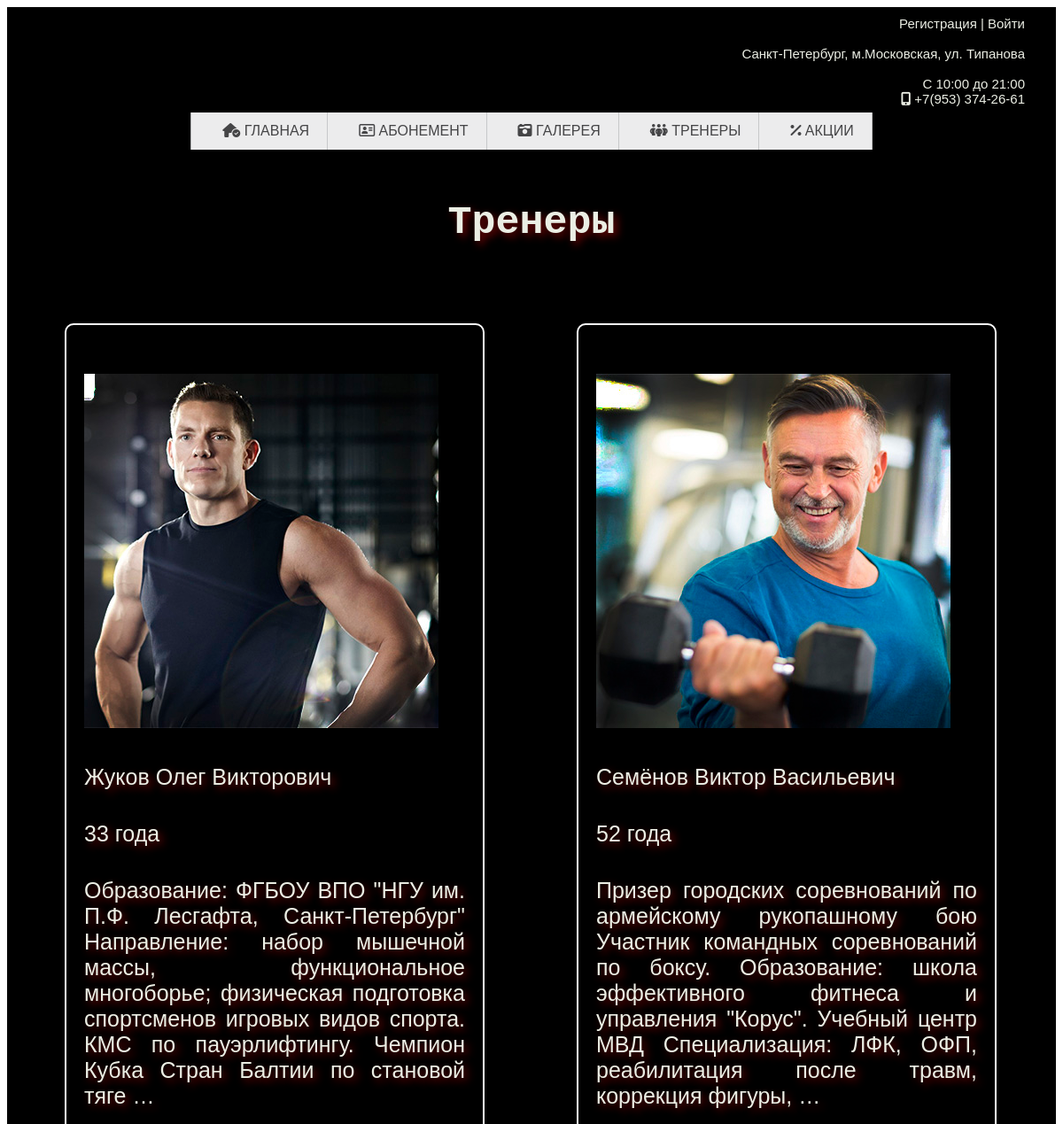
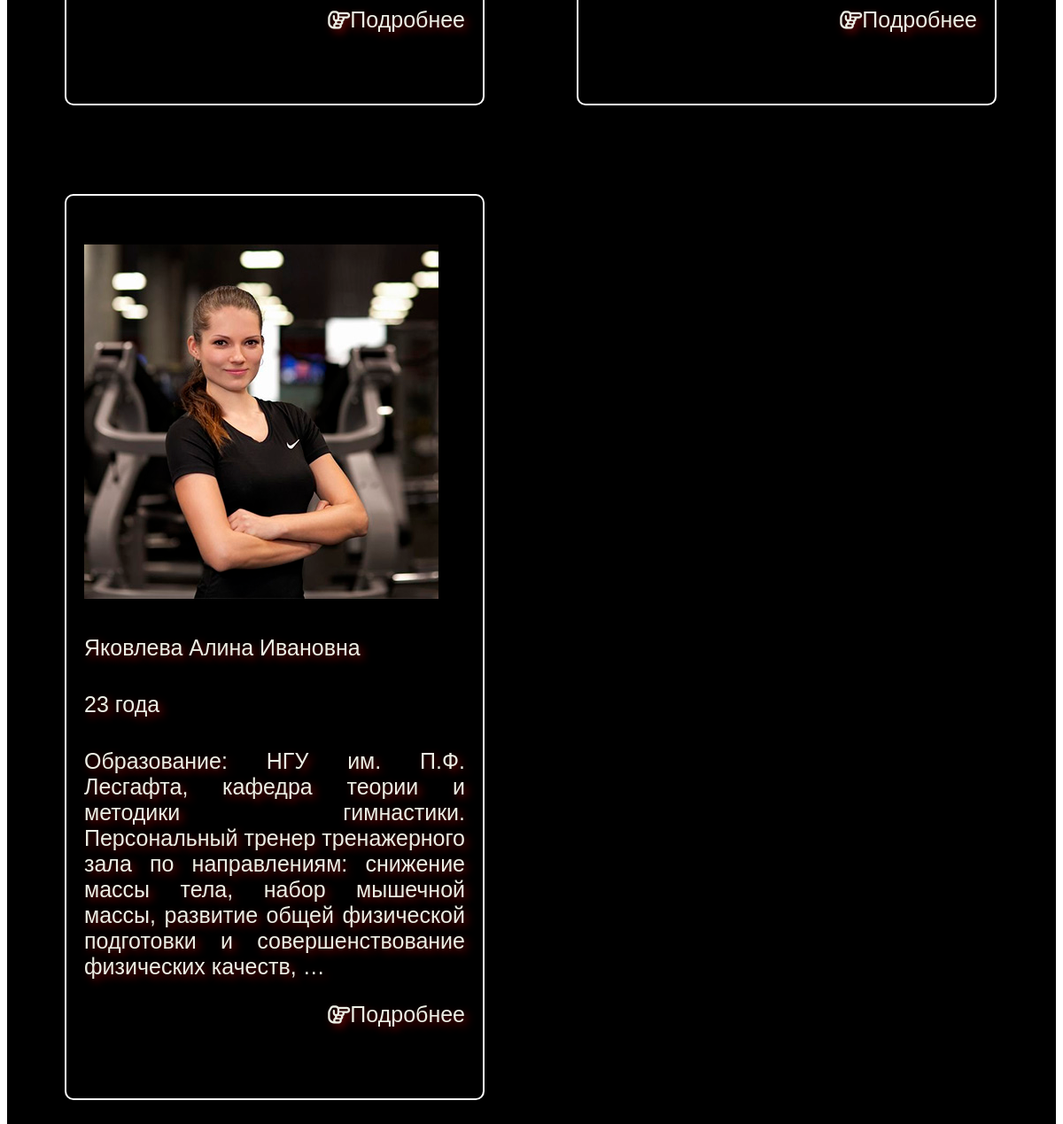
The app's page /trainer/ with its own data (2 pictures, top to bottom).
### Gym_at_the_Moscow/models.py (models this page shows, shortened)
class Trainer(models.Model):
    full_name = models.CharField("ФИО", max_length=40)
    age = models.IntegerField("Возраст", null=True)
    phone = models.CharField("Телефон", max_length=12, validators=[mobile_validate])
    trainer_email = models.EmailField("Почта", blank=True)
    time_create = models.DateTimeField("Регистрация", auto_now=True)
    about_trainer = models.TextField("О тренере", max_length=2000, blank=True)
    photo = models.ImageField(upload_to="trainer/", default=None, null=True, blank=True, verbose_name='Фото')
    slug = models.SlugField(max_length=100, unique=True, db_index=True, verbose_name="URL")
    def get_url(self):
        return reverse('slug-name', args=[self.slug])
    class Meta:
        verbose_name = "Тренер"
        verbose_name_plural = "Тренеры"

### Gym_at_the_Moscow/views.py (the view)
# urls.py: path('trainer/', views.trainer_func, name='trainer-name'),
@cache_page(120)
def trainer_func(request):
    trainer = Trainer.objects.order_by('full_name')
    return render(request, 'Gym_at_the_Moscow/trainer.html', {'trainer': trainer})

### Gym_at_the_Moscow/templates/Gym_at_the_Moscow/trainer.html (shortened to what this page needs)
{% extends 'base.html' %}
{% load static %}
{% block css_additional %}
<link rel="stylesheet" href="{% static 'Gym_at_the_Moscow/css/all.min.css' %}">
<link rel="stylesheet" href="{% static 'Gym_at_the_Moscow/css/style.css'%}">
{% endblock %}
{% block content %}
<section class="head">
    <div class="head_container">
        {% include 'includes/navbar.html' %}
            <h2> Тренеры </h2>
        {% for t in trainer %}
        <div class="block_tr">
            <div style="padding: 10px 10px 10px 10px; box-sizing: border-box;">
                <p><img src="{{t.photo.url}}"></p>
                <p>{{t.full_name}}</p>
                <p>{{t.age}} года</p>
                <p>{{ t.about_trainer|truncatewords:30 }}
                    <div class="link-read"><a href="{{ t.get_url }}">
                <i class="fa-regular fa-hand-point-right"></i>Подробнее</a></div>
                </p>
            </div>
        </div>
        {% endfor %}
    </div>
</section>
{% endblock %}

### templates/base.html (shortened to what this page needs)
{% load static %}
<!DOCTYPE html>
<html lang="en">
<head>
    <link rel="stylesheet" href=" {% static 'css/base.css' %}">
    {% block css_additional %}{% endblock %}
</head>
<body>
    {% block content %}{% endblock %}
</body>
</html>

### Gym_at_the_Moscow/templates/includes/navbar.html
<header>
  <nav class="dws-menu">
    {% if request.user.is_authenticated %}
    <h3>{{ user.username }} | <a href="{% url 'logout' %}">Выход</a></h3>
    {% else %}
    <h3><a href="{% url 'register' %}">Регистрация</a> | <a href="{% url 'login' %}">Войти</a></h3>
    {% endif %}
    <h3>Санкт-Петербург, м.Московская, ул. Типанова</h3>
    <h3>С 10:00 до 21:00</br><i class="fa-solid fa-mobile-screen-button"></i> +7(953) 374-26-61</h3>
    <ul>
      <li><a href="{% url 'home' %}"><i class="fa-solid fa-house-circle-check"></i> Главная</a></li>
      <li><a href="{% url 'abon-name' %}"><i class="fa-regular fa-address-card"></i> Абонемент</a></li>
      <li><a href="{% url 'hall-name' %}"><i class="fa-solid fa-camera-retro"></i> Галерея</a></li>
      <li><a href="{% url 'trainer-name' %}"><i class="fa-solid fa-people-group"></i> Тренеры</a></li>
      <li><a href="{% url 'stock-name' %}"><i class="fa-solid fa-percent"></i> Акции</a></li>
    </ul>
  </nav>
</header>

### static/css/base.css (style rules this page uses)
html { background-color: white; }

### Gym_at_the_Moscow/static/Gym_at_the_Moscow/css/style.css (style rules this page uses)
body { background: black; }
header { font-family: Arial; }
.dws-menu * { margin: 0; padding: 0; }
.dws-menu ul, .dws-menu ol { list-style: none; }
.dws-menu > ul { display: flex; justify-content: center; }
.dws-menu > ul li a { display: block; background: #ececed; padding: 12px 20px 12px 35px; font-size: 16px; color: #454547; text-decoration: none; text-transform: uppercase; transition: all 0.3s ease; }
.dws-menu > ul li { position: relative; border-right: 1px solid #c7c8ca; }
.dws-menu > ul li:first-child { border-left: 1px solid #b2b3b5; }
.dws-menu > ul li:last-child { border-right: 1px solid #babbbb; }
h2 { color: #ebeee4; text-align: center; font-family: "Andale Mono", AndaleMono, monospace; font-size:45px; border-top: 20px solid #000000; text-shadow: 4px 4px 10px #750606; }
h3 { color: #ebeee4; text-align: right; font-size: 15px; font-family: Arial; font-weight:normal; border-right: 20px solid #000000; border-top: 10px solid #000000; border-bottom: 7px solid #000000; }
p { color: #ebeee4; font-family: Arial; text-align: center; font-style: normal; font-weight: bold; font-weight:normal; font-size: 25px; max-width: 100%; padding-top: 10px; }
a { color: #ebeee4; text-decoration: none; }
.block_tr p { color: #ebeee4; text-shadow: 4px 4px 10px #750606; text-align: justify; font-family: arial; font-weight: normal; font-size: 25px; max-width: 100%; padding-top: 10px; }
.block_tr { border: 2px white solid; border-radius: 10px; padding: 10px; width: 450px; max-width: 100%; margin: 50px; object-fit: contain; display: inline-block; }
.link-read { color: #ebeee4; text-shadow: 4px 4px 10px #750606; text-align: right; font-family: arial; font-weight: normal; font-size: 25px; max-width: 100%; }
.head_container { max-width: 1200px; margin: 0 auto; padding: 0 15px; }

### records on screen
Trainer: photo (picture), full_name "Жуков Олег Викторович", age "33", about_trainer "Образование: ФГБОУ ВПО \"НГУ им. П.Ф. Лесгафта, Санкт-Петербург\" Направление: набор мышечной массы, функциональное многоборье; физическая подготовка спортсменов игровых видов спорта. КМС по пауэрлифтингу. Чемпион Кубка Стран Балтии по становой тяге …"
Trainer: photo (picture), full_name "Семёнов Виктор Васильевич", age "52", about_trainer "Призер городских соревнований по армейскому рукопашному бою Участник командных соревнований по боксу. Образование: школа эффективного фитнеса и управления \"Корус\". Учебный центр МВД Специализация: ЛФК, ОФП, реабилитация после травм, коррекция фигуры, …"
Trainer: photo (picture), full_name "Яковлева Алина Ивановна", age "23", about_trainer "Образование: НГУ им. П.Ф. Лесгафта, кафедра теории и методики гимнастики. Персональный тренер тренажерного зала по направлениям: снижение массы тела, набор мышечной массы, развитие общей физической подготовки и совершенствование физических качеств, …"
